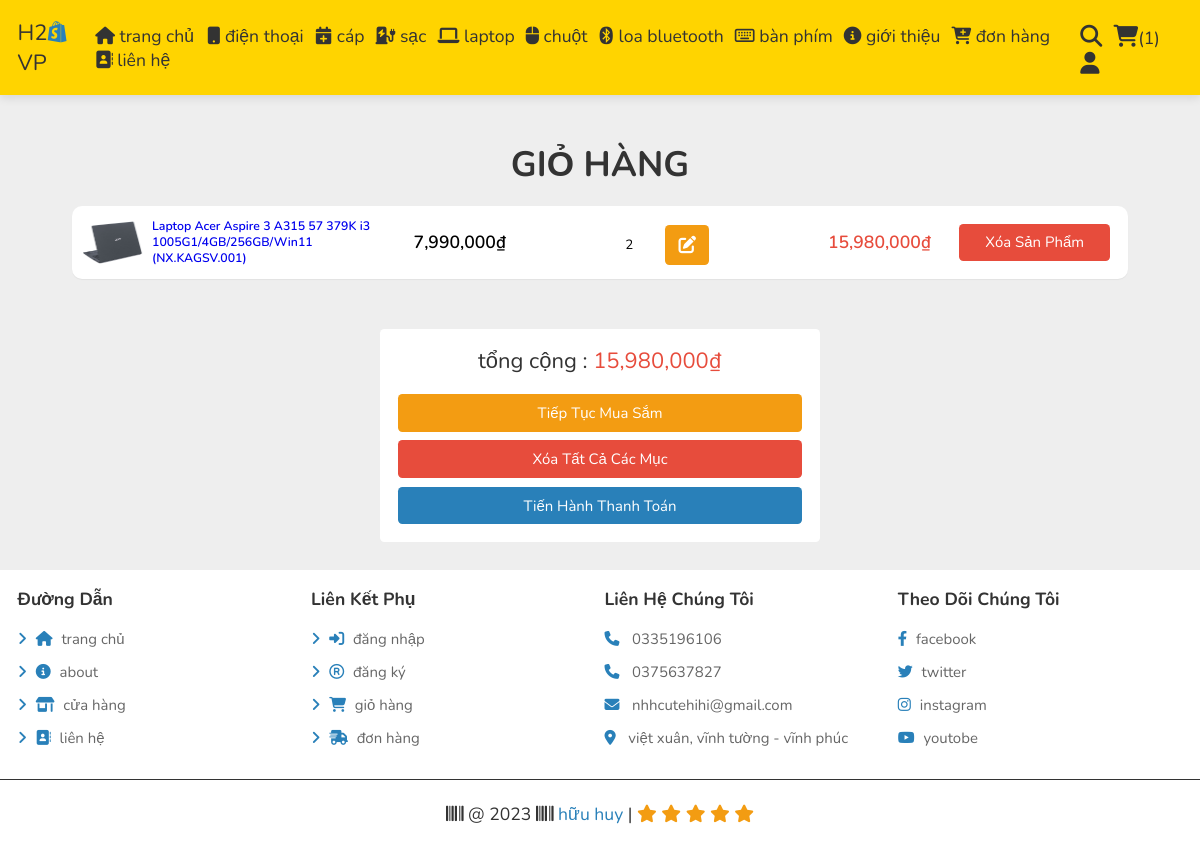
The app's page /giỏ_hàng.php (signed in) with its own data.
### tables this page shows
CREATE TABLE `products` (
  `id` int(200) NOT NULL,
  `name` varchar(200) NOT NULL,
  `key_word` varchar(200) NOT NULL,
  `brand` varchar(100) NOT NULL,
  `quantity_sp` int(200) NOT NULL,
  `details` varchar(2000) NOT NULL,
  `details1` varchar(2000) NOT NULL,
  `details2` varchar(2000) NOT NULL,
  `details3` varchar(2000) NOT NULL,
  `details4` varchar(2000) NOT NULL,
  `details5` varchar(2000) NOT NULL,
  `import_price` int(200) NOT NULL,
  `price` int(200) NOT NULL,
  `discount` int(200) NOT NULL,
  `image_01` varchar(100) NOT NULL,
  `image_02` varchar(100) NOT NULL,
  `image_03` varchar(100) NOT NULL,
  `details_1` varchar(200) NOT NULL,
  `details_2` varchar(200) NOT NULL,
  `details_3` varchar(200) NOT NULL,
  `details_4` varchar(200) NOT NULL,
  `details_5` varchar(200) NOT NULL,
  `details_6` varchar(200) NOT NULL,
  `details_7` varchar(200) NOT NULL,
  `details_8` varchar(200) NOT NULL,
  `details_9` varchar(200) NOT NULL,
  `details_10` varchar(200) NOT NULL,
  `details_11` varchar(200) NOT NULL,
  `date` datetime NOT NULL DEFAULT current_timestamp()
);

CREATE TABLE `cart` (
  `id` int(100) NOT NULL,
  `user_id` int(100) NOT NULL,
  `sp` int(100) NOT NULL,
  `name` varchar(100) NOT NULL,
  `key_word_sp` varchar(100) NOT NULL,
  `import_price` int(100) NOT NULL,
  `price` int(100) NOT NULL,
  `total` int(100) NOT NULL,
  `quantity` int(100) NOT NULL,
  `image` varchar(100) NOT NULL
);

### giỏ_hàng.php (the view, shortened to what this page needs)
<?php
include 'components/connect.php';
if(isset($_SESSION['user_id'])){
   $user_id = $_SESSION['user_id'];
}else{
   $user_id = '';
   header('location:login.php');
};
?>
<!DOCTYPE html>
<html lang="en">
<head>
   <link rel="stylesheet" href="https://cdnjs.cloudflare.com/ajax/libs/font-awesome/6.1.1/css/all.min.css">
   <link rel="stylesheet" href="css/style.css">
</head>
<body>
<?php include 'components/user_header.php'; ?>
<div class="cart-bg">
   <section class="shopping-cart products">
      <h3 class="heading">giỏ hàng</h3>
      <div class="box-container">
         <?php
            $grand_total = 0;
            $select_cart = $conn->prepare("SELECT * FROM `cart` WHERE user_id = ?");
            $select_cart->execute([$user_id]);
            if($select_cart->rowCount() > 0){
               while($fetch_cart = $select_cart->fetch(PDO::FETCH_ASSOC)){
                  $post_sp = $fetch_cart['sp'];
                  $count_products_quantity_sp = $conn->prepare("SELECT * FROM `products` WHERE id = ? ");
                  $count_products_quantity_sp->execute([$post_sp]);
                     while($total_quantity_sp = $count_products_quantity_sp->fetch(PDO::FETCH_ASSOC)){
         ?>
         <form action="" method="post" class="box-cart">
            <a href="<?= $fetch_cart['key_word_sp']; ?>.php?sp=<?= $fetch_cart['sp']; ?>">
            <img src="kho_ảnh/<?= $fetch_cart['image']; ?>" alt="" id="img">
            <div class="name"><?= $fetch_cart['name']; ?></div>
            </a>
            <div class="price"><?= number_format($fetch_cart['price']); ?>₫</div>
            <div class="flex">
               <div class="flex-qty">
                  <input type="number" name="qty" class="qty" min="1" max="<?= $total_quantity_sp['quantity_sp']; ?>" onkeypress="if(this.value.length == 2) return false;" value="<?= $fetch_cart['quantity']; ?>">
                  <button type="submit" class="fas fa-edit" name="update_qty"></button>
               </div>
            </div>
            <div class="sub-total"><span><?= number_format($sub_total = ($fetch_cart['price'] * $fetch_cart['quantity'])); ?>₫</span> </div>
            <input type="submit" value="xóa sản phẩm" onclick="return confirm('xóa sản phẩm này khỏi giỏ hàng?');" class="delete-btn" name="delete">
         </form>
         <?php
         $grand_total += $sub_total;
                     }
            }
         }else{
            echo '<p class="empty">Giỏ của bạn trống trơn!</p>';
         }
         ?>
      </div>
      <div class="cart-total">
         <p>tổng cộng : <span><?= number_format($grand_total); ?>₫</span></p>
         <a href="trang_chủ.php" class="option-btn">tiếp tục mua sắm</a>
         <a href="giỏ_hàng.php?delete_all" class="delete-btn <?= ($grand_total > 1)?'':'disabled'; ?>" onclick="return confirm('bạn muốn xóa tất cả khỏi giỏ hàng?');">xóa tất cả các mục</a>
         <a href="thanh_toán.php"  class="btn <?= ($grand_total > 1)?'':'disabled'; ?>">tiến hành thanh toán</a>
      </div>
   </section>
</div>
<?php include 'components/cuối_trang_user.php'; ?>
</body>
</html>

### css/style.css (style rules this page uses)
:root { --main-color:#2980b9; --orange:#f39c12; --green:#27ae60; --red:#e74c3c; --black:#333; --white:#fff; --light-color:#666; --light-colo2:#999; --light-bg:#eee; --border:.1rem solid var(--black); --box-shadow:0 .5rem 1rem rgba(0,0,0,.1); }
* { font-family: 'Nunito', sans-serif; margin:0; padding:0; box-sizing: border-box; outline: none; border:none; text-decoration: none; }
html { font-size: 62.5%; overflow-x: hidden; }
body { background-color: var(--light-bg); }
section { padding:2rem; max-width: 1500px; margin:0 auto; }
.heading { margin-top: 2rem; font-size: 4rem; color:var(--black); margin-bottom: 2rem; text-align: center; text-transform: uppercase; }
.btn, .delete-btn, .option-btn { display: block; width: 100%; margin-top: 1rem; border-radius: .5rem; padding:1rem 3rem; font-size: 1.7rem; text-transform: capitalize; color:var(--white); cursor: pointer; text-align: center; }
.btn { background-color: var(--main-color); }
.option-btn { background-color: var(--orange); }
.delete-btn { background-color: var(--red); }
.products { margin-top: 10px; margin-bottom: 10px; border-radius: 10px; }
.products .box-container { display: grid; grid-template-columns: repeat(5,minmax(0,1fr)); margin-bottom: 50px; gap: 1rem; justify-content: center; align-items: flex-start; }
.cart-bg .products .box-container { display: grid; grid-template-columns: repeat(1, 120rem); margin-bottom: 50px; gap:1rem; justify-content: center; align-items: flex-start; }
.cart-bg .products .box-container .box-cart { box-shadow: 0 1px 1px 0 rgba(0,0,0,.05); border-radius: 0.125rem; overflow: hidden; background: #fff; overflow: visible; border-radius: 10px; }
.cart-bg .products .box-container .box-cart { display: flex; align-items: center; font-weight: 600; }
.cart-bg .products .box-container .box-cart a { width: 500px; display: flex; align-items: center; }
.cart-bg .products .box-container .box-cart a #img { padding: 1rem; background-position: 50%; background-size: contain; background-repeat: no-repeat; width: 80px; height: 60px; }
.cart-bg .products .box-container .box-cart a .name { font-size: 1.4rem; }
.cart-bg .products .box-container .box-cart .price { margin-left: 20px; font-size: 2rem; font-weight: 600; display: flex; align-items: center; }
.cart-bg .products .box-container .box-cart .flex { display: flex; align-items: center; justify-content: center; flex-direction: column; width: 500px; }
.cart-bg .products .box-container .box-cart .flex .flex-qty { margin-top: 5px; display: flex; align-items: center; }
.cart-bg .products .box-container .box-cart .sub-total span { margin-right: 10px; }
.cart-bg .products .box-container .box-cart .delete-btn { width: 200px; text-transform: capitalize; margin: 2rem; }
.shopping-cart .fa-edit { height: 4.5rem; border-radius: .5rem; background-color: var(--orange); width: 5rem; font-size: 2rem; color:var(--white); cursor: pointer; }
.shopping-cart .sub-total { margin:2rem 0; font-size: 2rem; color:var(--light-color); }
.shopping-cart .sub-total span { color:var(--red); }
.cart-total { max-width: 50rem; margin:0 auto; margin-top: 3rem; background-color: var(--white); border-radius: .5rem;; padding:2rem; text-align: center; }
.cart-total p { font-size: 2.5rem; color:var(--black); margin-bottom: 2rem; }
.cart-total p span { color:var(--red); }
@media (max-width:1250px) { html { font-size: 55%; } }

### records on screen
cart: name "Laptop Acer Aspire 3 A315 57 379K i3 1005G1/4GB/256GB/Win11 (NX.KAGSV.001)", price "7,990,000", qty "2", $sub_total = ($fetch_cart['price'] * $fetch_cart['quantity']) "15,980,000"
products: cart.image (picture)

### other values on screen
$total_cart_counts "1"
$grand_total "15,980,000"
